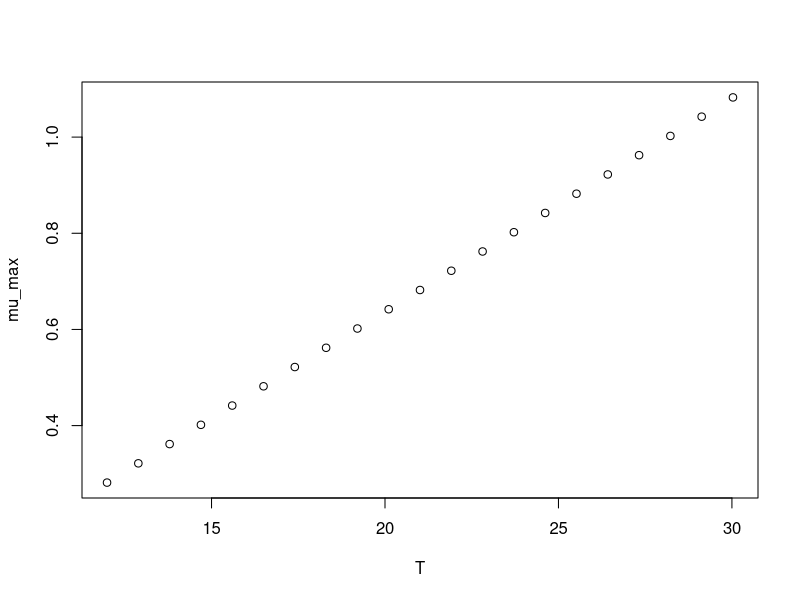

This chart was generated by the following R code:
#############################
# start of Parameter script
#############################
T <- seq(11.988011988012,30.03,length.out=21)
#############################
# end of Parameter script
#############################
############################# 
# start of Model script Gropin ID 1140 
#############################
 
# constant coefficients for this model
 
variables <- data.frame(T)
argumentsPar <- expand.grid(variables)
 
# heart of the model
response_surface <- function(T) {
   mumax <-0.0444*(T-5.648)

return(mumax=mumax)
} 

# output parameters
mumax <- cbind(argumentsPar,response_surface(argumentsPar['T']))
colnames(mumax) <- c(colnames(argumentsPar),'mumax')
#############################
# End of Model script
#############################
############################# 
# start of Visualisation script Gropin ID 1140 
#############################
plot(T,mumax$mumax,
                          xlab='T',
                          ylab='mu_max')
#############################
# End of Visualisation script
#############################
